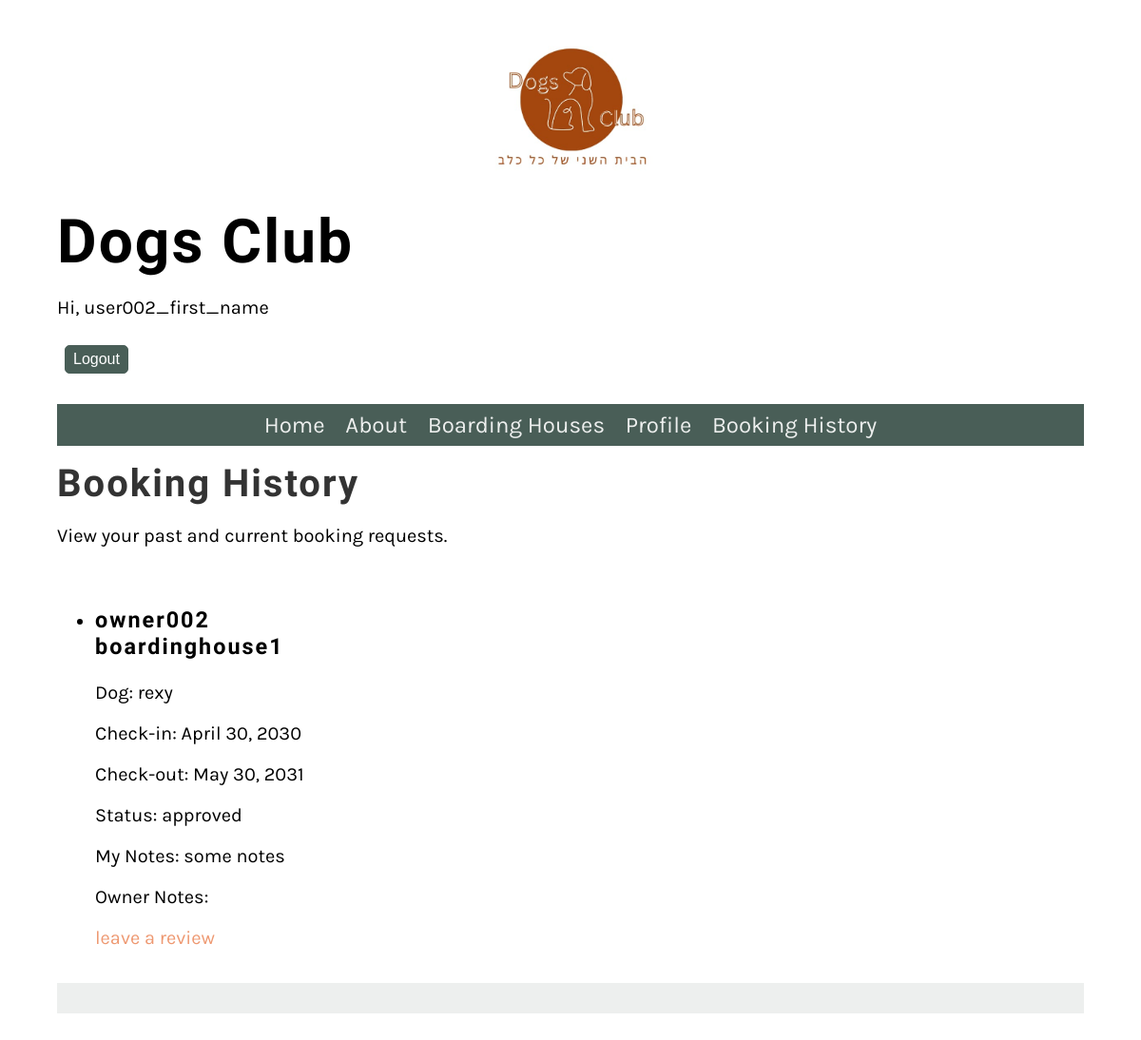
The app's page /booking/history/ (signed in) with its own data.
### Website/models.py (models this page shows, shortened)
class Booking(models.Model):
    STATUS_CHOICES = [
        ('pending', 'Pending'),
        ('approved', 'Approved'),
        ('declined', 'Declined'),
    ]
    user = models.ForeignKey(User, on_delete=models.CASCADE)
    boarding_house = models.ForeignKey(BoardingHouse,  on_delete=models.SET_NULL, null=True)
    check_in_date = models.DateField()
    check_out_date = models.DateField()
    status = models.CharField(max_length=10, choices=STATUS_CHOICES, default='pending')
    owner_notes = models.TextField(blank=True, null=True)
    client_notes = models.TextField(blank=True, null=True)
    dog = models.ForeignKey(Dog, on_delete=models.SET_NULL, null=True)

class BoardingHouse(models.Model):
    DEFAULT_MAP_LOCATION = r"https://www.google.com/maps/embed?pb=!1m18!1m12!1m3!1d3487844.11496039!2d32.44041769453558!3d31.383867609568092!2m3!1f0!2f0!3f0!3m2!1i1024!2i768!4f13.1!3m3!1m2!1s0x1500492432a7c98b%3A0x6a6b422013352cba!2sIsrael!5e0!3m2!1sen!2sil!4v1712740457423!5m2!1sen!2sil"
    user = models.ForeignKey(User, on_delete=models.CASCADE)
    name = models.CharField(max_length=255)
    description = models.TextField()
    location = models.CharField(max_length=255)
    map_location = models.URLField(default=DEFAULT_MAP_LOCATION, max_length=1000)
    contact_details = models.CharField(max_length=255)
    available_spaces = models.PositiveIntegerField()

class Dog(models.Model):
    chip_id = models.CharField(primary_key=True, max_length=50, unique=True, verbose_name="CHIPID")
    name = models.CharField(max_length=20, verbose_name="Dog's name")
    owner = models.ForeignKey(User, on_delete=models.CASCADE, verbose_name="Owner")
    medicines = models.CharField(max_length=80, verbose_name="Dog's medicines")
    VACCINATION_CHOICES = [
        ('yes', 'Yes'),
        ('no', 'No')
    ]
    vaccination = models.CharField(max_length=3, choices=VACCINATION_CHOICES, verbose_name="Vaccination", help_text="User type selection (yes/no)")
    age = models.IntegerField(verbose_name="Dog's age")
    GENDER_CHOICES = [
        ('male', 'Male'),
        ('female', 'Female')
    ]
    gender = models.CharField(max_length=8, choices=GENDER_CHOICES, verbose_name="Gender", help_text="User type selection (male/female)")
    race = models.CharField(max_length=20, verbose_name="Dog's race")
    weight = models.FloatField(verbose_name="Dog's weight")
    social_level = models.CharField(max_length=100, verbose_name="Dog's social level")
    walking_requirements = models.CharField(max_length=100, verbose_name="Dog's walking requirements")

### Website/views.py (the view)
# urls.py: path('booking/history/', BookingHistoryView.as_view(), name='booking_history'),
class BookingHistoryView(PermissionRequiredMixin, View):
    permission_required = ('Website.view_booking')
    def get(self, request, *args, **kwargs):
        bookings = Booking.objects.filter(user=request.user)
        reviwed_boardinghouses= [boardinghouse for boardinghouse in BoardingHouse.objects.all() if Review.objects.filter(user=request.user, boarding_house=boardinghouse).exists()]
        return render(request, 'booking_history.html', {'bookings': bookings, 'reviewed_boardinghouses': reviwed_boardinghouses})

### Website/templatetags/custom_filters.py (called while the page is built)
@register.filter
def has_group(user, group_name):
    return user.groups.filter(name=group_name).exists()

### Website/templates/booking_history.html (shortened to what this page needs)
{% extends 'base.html' %}
{% block content %}
        <h2>Booking History</h2>
        <p>View your past and current booking requests.</p>
    <section>
        {% if bookings %}
            <ul>
                {% for booking in bookings %}
                    <li>
                        <h3>{{ booking.boarding_house.name }}</h3>
                        <p>Dog: {{ booking.dog.name }}</p>
                        <p>Check-in: {{ booking.check_in_date }}</p>
                        <p>Check-out: {{ booking.check_out_date }}</p>
                        <p>Status: {{ booking.status }}</p>
                        <p> My Notes: {{ booking.client_notes }}</p>
                        <p>Owner Notes: {{ booking.owner_notes }}</p>
                        {% if booking.status == 'approved' and booking.boarding_house not in reviewed_boardinghouses %}
                            <a href="{% url 'add_review' booking.boarding_house.id %}">leave a review</a>
                        {% endif %}
                    </li>
                {% endfor %}
            </ul>
        {% else %}
            <p>No booking history found.</p>
        {% endif %}
    </section>
{% endblock %}

### Website/templates/base.html (shortened to what this page needs)
{% load custom_filters %}
{% load static %}
<!DOCTYPE html>
<html lang="en">
<head>
    <link
    rel="preload"
    as="style"
    href="{% static 'css/style.css' %}"
    onload="this.rel = 'stylesheet'"
  />
</head>
<body>
    <header>
        <img src="{% static 'img/logo.png' %}" alt="Logo" class="logo">
        <h1>Dogs Club</h1>
        {% if user.is_authenticated %}
                <p>Hi, {{user.first_name}}</p>
                <form method="post" action="{% url 'logout' %}">
                    <button type="submit" class = "small_button">Logout</button>
                </form>
        {% else %}
                <a href="{% url 'login' %}" >Login</a>/<a href="{% url 'register' %}" >Sign Up</a>
        {% endif %}
    </header>
    <nav>
        <ul>
            <li><a href="{% url 'home' %}">Home</a></li>
            <li><a href="{% url 'about' %}">About</a></li>
            <li><a href="{% url 'boardinghouse_list' %}">Boarding Houses</a></li>
        {% if user.is_authenticated %}
            <li><a href="{% url 'profile' %}">Profile</a></li>
            {% if request.user|has_group:"Customers" %}
                <li><a href="{% url 'booking_history' %}">Booking History</a></li>
            {% elif request.user|has_group:"Boardinghouse Owners"  %}
                <li><a href="{% url 'owner_dashboard' %}">Owner Dashboard</a></li>
            {% endif %}
        {% endif %}
        </ul>
    </nav>
<main>
    {% block content %}{% endblock %}
</main>
<footer>
</footer>
</body>
</html>

### Website/static/css/style.css (style rules this page uses)
.logo { width: 15vw; }
body { font-family: 'Karla', sans-serif; margin-top: 3rem; margin-bottom: 3rem; margin-left: 5%; margin-right: 5%; }
h1, h2, h3, h4, h5, h6 { font-family: 'Markazi Text', serif; letter-spacing: 2px;; }
h1 { font-size: 4rem; margin-top: 1.5rem; margin-bottom: 0; }
h2 { font-size: 2.5rem; color: #333333; margin:1rem 0; }
p, ul { font-size: 1.25rem;; }
a { color: #EE9972; text-decoration: none; }
header img { display: block; margin-left: auto; margin-right: auto; max-width: 100%; height: auto; }
nav { background-color: #495E57; margin-top: 1rem; margin-bottom: 1rem; margin-bottom: 0px; }
nav ul { list-style: none; font-size: 1.5rem; text-align: center; padding-inline-start: 0rem; margin-bottom: 0px; }
nav ul li { display: inline-block; margin: 0.5rem; }
nav ul a { color: #EDEFEE; text-decoration: none; }
section { display: flex; gap: 2rem 1rem; margin-top: 1rem; margin-bottom: 1rem; flex-direction: row; }
footer { background-color: #EDEFEE; padding: 1rem; display: flex; gap: 2rem 1rem; }
@media (min-width: 801px) { section { display: grid; grid-template-columns: repeat(3, 1fr); gap: 2rem; } }
.small_button { padding: .25rem .5rem; border: 1px solid #495E57; background-color: #495E57; border-radius: 5px; font-size: 1rem; display: inline-block; color: #fff; line-height: 20px; margin: 0.5rem; }

### records on screen
Booking: boarding_house.name "owner002 boardinghouse1", dog.name "rexy", check_in_date "April 30, 2030", check_out_date "May 30, 2031", status "approved", client_notes "some notes", shows "leave a review"

### other values on screen
{{ user.first_name }} "user002_first_name"
